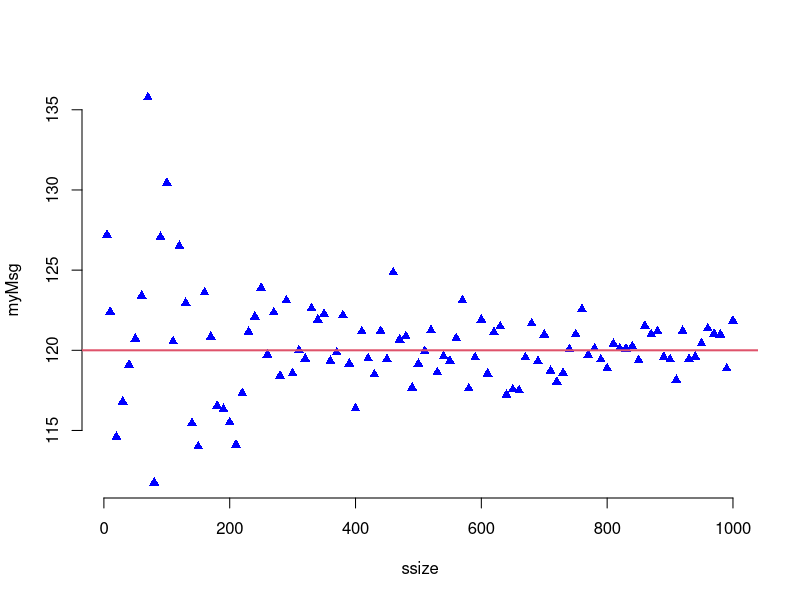

Generate this figure with R:
ssize <- c(5,seq(10,1000,by=10))
myMsg <- rep(0,length(ssize))
set.seed((40001))
for (i in 1:length(ssize)) {
    myMsg[i] <- mean(12*rpois(ssize[i], 10))
}
plot(ssize, myMsg,pch=17,col="blue", axes=FALSE)
axis(1); axis(2)
abline(h=12*10, lwd=2,col=2)

